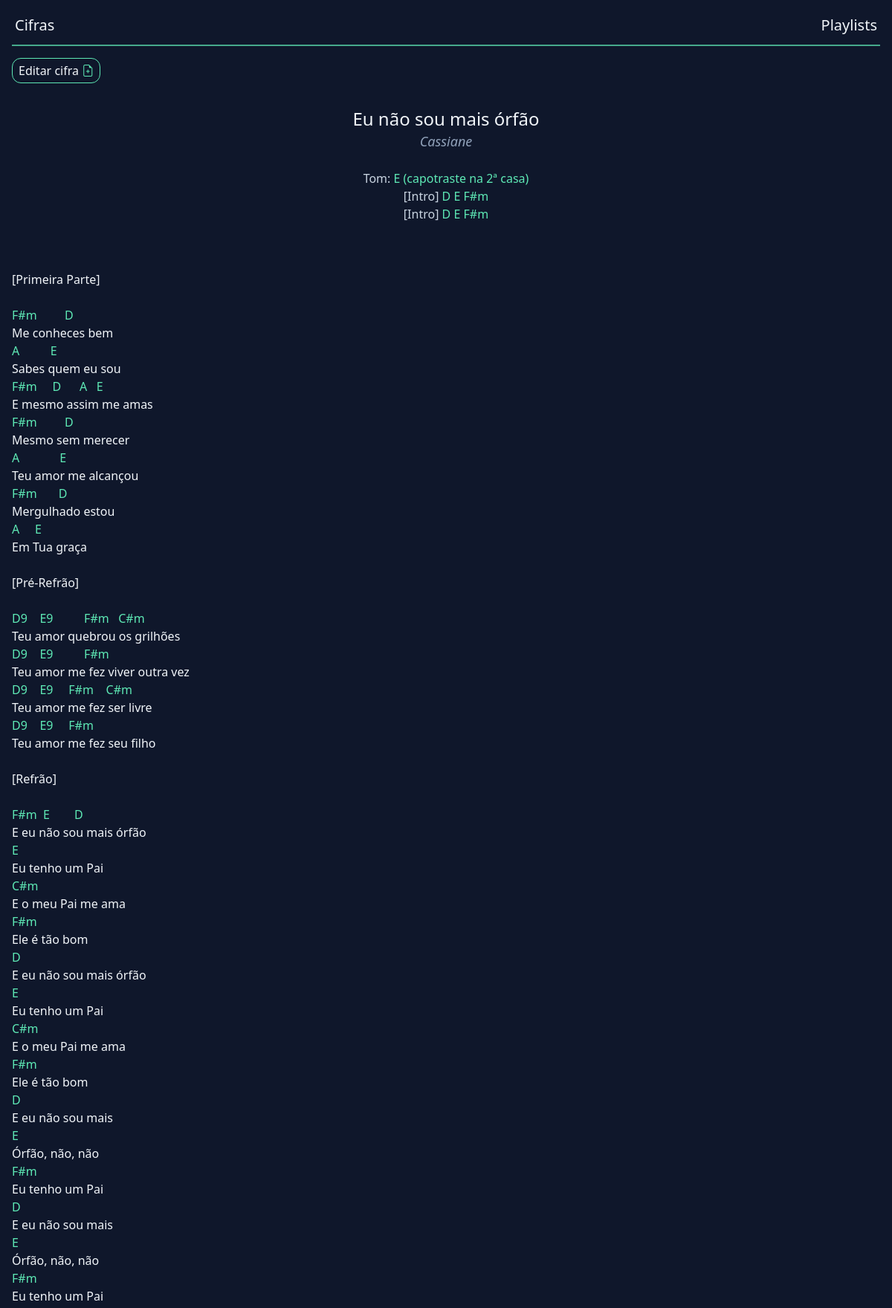
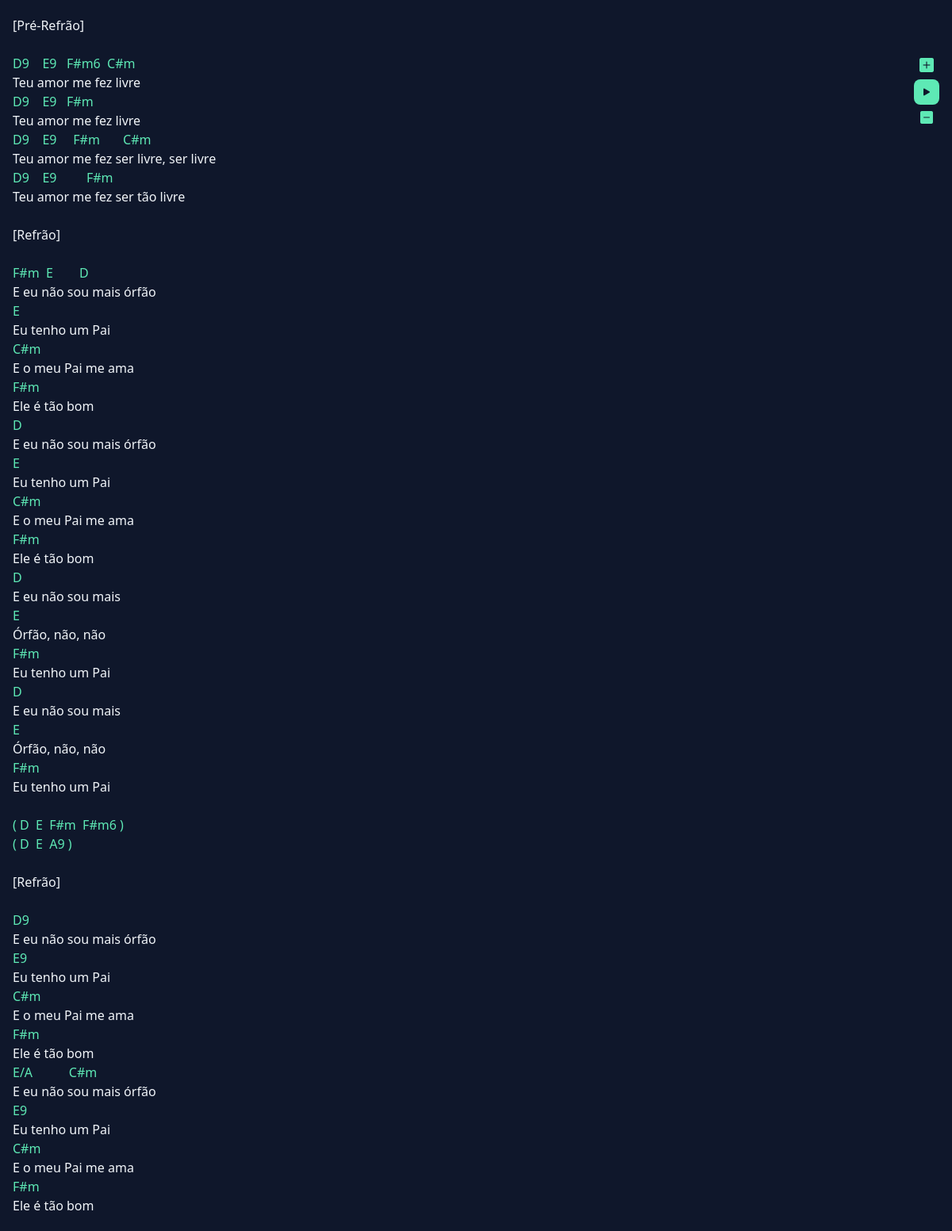
The page /chord?id=2 (upper part) on the database its author committed (2 pictures, top to bottom).
### tables this page shows
CREATE TABLE "chords"(
	id integer primary key,
  "chord_name" varchar(255),
  "artist" varchar(255),
  "tone" varchar(1),
  intro varchar(10),
  "chord" text
);

### helpers.php (called while the page is built, shortened)
<?php
function view($view, $data = [])
{
    require "views/template/app.php";
}

### controllers/chord.controller.php (called while the page is built)
<?php
$id = $_REQUEST['id'];
$chord = $database
    ->query(
        "select * from chords where id = :id",
        Chord::class,
        ['id' => $id]
    )
    ->fetch();
view('chord', ['chord' => $chord]);

### routes.php (called while the page is built, shortened)
<?php
$controller = str_replace('/', '', parse_url($_SERVER['REQUEST_URI'])['path']);
require "controllers/{$controller}.controller.php";

### index.php (called while the page is built, shortened)
<?php
require "database.php";
require "helpers.php";
require "routes.php";

### database.php (called while the page is built, shortened)
<?php
class Database
{
    private $db;
    public function __construct()
    {
        $this->db = new PDO("sqlite:database.sqlite");
    }
    public function query(string $query, $class = null, array $params = [])
    {
        $prepare = $this->db->prepare($query);
        if ($class) {
            $prepare->setFetchMode(PDO::FETCH_CLASS, $class);
        }
        $prepare->execute($params);
        return $prepare;
    }
}
$database = new Database();

### views/chord.view.php (the view)
<div class="flex ml-4">
    <div class="group flex mt-4">
        <a
            href="/update-chord?id=<?= $chord->id ?>"
            class="border-1 border-emerald-300 group-active:border-cyan-300 px-2 py-1 rounded-xl">
            Editar cifra
            <i class="bi bi-file-earmark-plus text-emerald-300 group-active:text-cyan-300"></i>
        </a>
    </div>
</div>
<div class="flex flex-col mt-4">
    <div class="flex flex-col mx-auto justify-center items-center">
        <h1 class="text-2xl text-slate-100"><?= $chord->chord_name ?></h1>
        <h2 class="text-lg text-slate-400 italic"><?= $chord->artist ?></h2>
        <p class="text-md text-slate-300"><?= $chord->tone ?></p>
        <p class="text-md text-slate-300"><?= $chord->intro ?></p>
    </div>
    <div class="ml-4 mt-4 whitespace-pre leading-normal">
        <?php echo $chord->chord ?>
    </div>
</div>
<div class="fixed right-4 top-1/2 transform -translate-y-1/2 flex flex-col items-center z-10">
    <button
        id="speed-up"
        class=" text-emerald-300 p-1 rounded-lg flex items-center"
        data-speed="10">
        <i class="bi bi-plus-square-fill text-lg"></i>
    </button>
    <button id="toggle-scroll" class="bg-emerald-300 text-slate-900 px-2 py-1 rounded-lg flex items-center">
        <i class="bi bi-play-fill"></i>
    </button>
    <button
        id="speed-down"
        class="text-emerald-300 p-1 rounded-lg flex items-center"
        data-speed="10">
        <i class="bi bi-dash-square-fill"></i>
    </button>
</div>

### rows shown on the page
chords: chord_name "Eu não sou mais órfão", artist "Cassiane", tone "Tom: E (capotraste na 2ª casa)", intro "[Intro] D E F#m [Intro] D E F#m", chord "[Primeira Parte] F#m D Me conheces bem A E Sabes quem eu sou F#m D A E E mesmo assim me amas F#m D Mesmo sem merecer A E Teu amor me alcançou F#m D Mergulhado estou A E Em Tua graça [Pré-Refrão] D9 E9 F#m C#m Teu amor quebrou os grilhões D9 E9 F#m Teu amor me fez viver outra vez D9 E9 F#m C#m Teu amor me fez ser livre D9 E9 F#m Teu amor me fez seu filho [Refrão] F#m E D E eu não sou mais órfão E Eu tenho um Pai C#m E o meu Pai me ama F#m Ele é tão bom D E eu não sou mais órfão E Eu tenho um Pai C#m E o meu Pai me ama F#m Ele é tão bom D E eu não sou mais E Órfão, não, não F#m Eu tenho um Pai D E eu não sou mais E Órfão, não, não F#m Eu tenho um Pai [Pré-Refrão] D9 E9 F#m6 C#m Teu amor me…"
